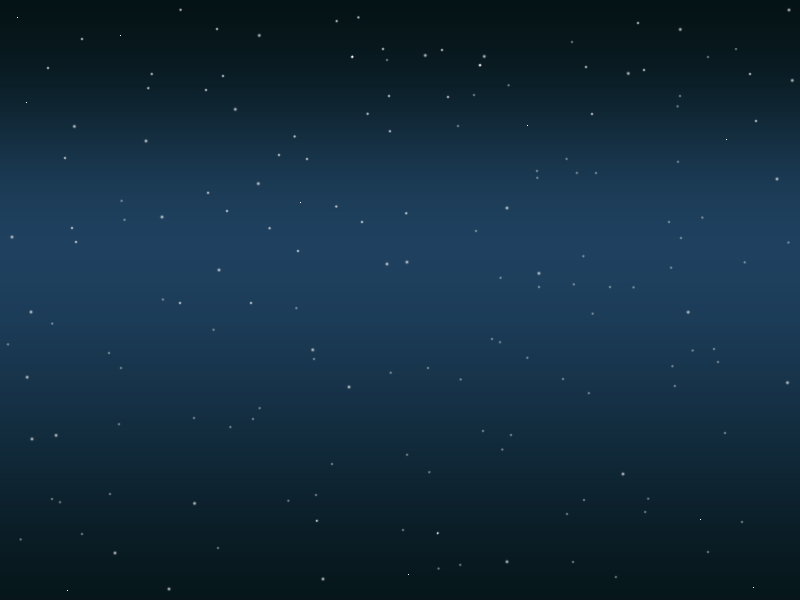
#> input picture Tools/servers/ServerMulticast2/img/starfield.png, 800 x 600 px
$ python imagecut.py
#> lines starting #> are read from the running program, lines starting #| are printed output that depends on the picture
from PIL import Image

infile = input("Insert filename:")
#> the answer given: servers/ServerMulticast2/img/starfield.png
horizontal = int(input("horizontal:"))
#> the answer given: 3
vertical = int(input("vertical:"))
#> the answer given: 3


img = Image.open(infile)
#> img is the input picture: PIL image 800x600 RGBA; mean R, G, B, A 18.6, 43.7, 61, 255
width, height = img.size
#> width = 800; height = 600

chopsizeW, chopsizeH = width // horizontal, height // vertical
#> chopsizeW = 266; chopsizeH = 200

# Save Chops of original image
for x0 in range(0, width, chopsizeW):
   for y0 in range(0, height, chopsizeH):
      box = (x0, y0,
             x0+chopsizeW if x0+chopsizeW <  width else  width - 1,
             y0+chopsizeH if y0+chopsizeH < height else height - 1)
      print('%s %s' % (infile, box))
      img.crop(box).save('zchop.%s.x%03d.y%03d.jpg' % (infile.replace('.jpg',''), x0, y0))
#> this loop made 4 passes
#> pass 1, `img.crop(box).save('zchop.%s.x%03d.y%03d.jpg' % (infile.replace('.jpg'..`:
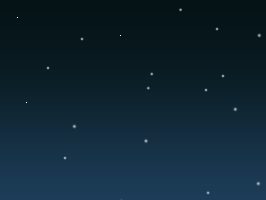
#> saved as starfield.png.x000.y000.jpg: PIL image 266x200 RGBA; mean R, G, B, A 14.9, 37.1, 50.1, 255
#> pass 1, `img.crop(box).save('zchop.%s.x%03d.y%03d.jpg' % (infile.replace('.jpg'..`:
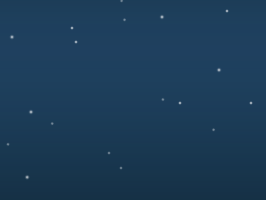
#> saved as starfield.png.x000.y200.jpg: PIL image 266x200 RGBA; mean R, G, B, A 27.8, 59.6, 86.7, 255
#> pass 1, `img.crop(box).save('zchop.%s.x%03d.y%03d.jpg' % (infile.replace('.jpg'..`:
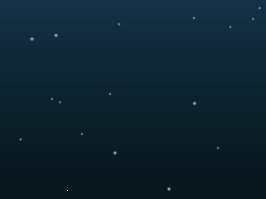
#> saved as starfield.png.x000.y400.jpg: PIL image 266x199 RGBA; mean R, G, B, A 13, 34.5, 46.4, 255
#> pass 2, `img.crop(box).save('zchop.%s.x%03d.y%03d.jpg' % (infile.replace('.jpg'..`:
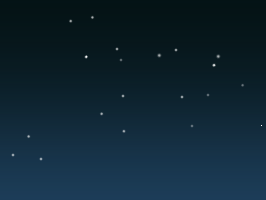
#> saved as starfield.png.x266.y000.jpg: PIL image 266x200 RGBA; mean R, G, B, A 15, 37.1, 50.1, 255
